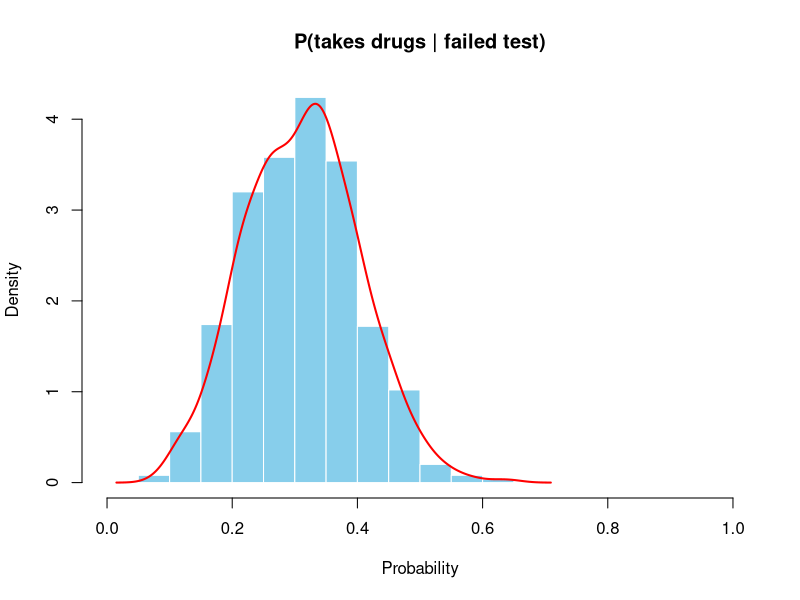
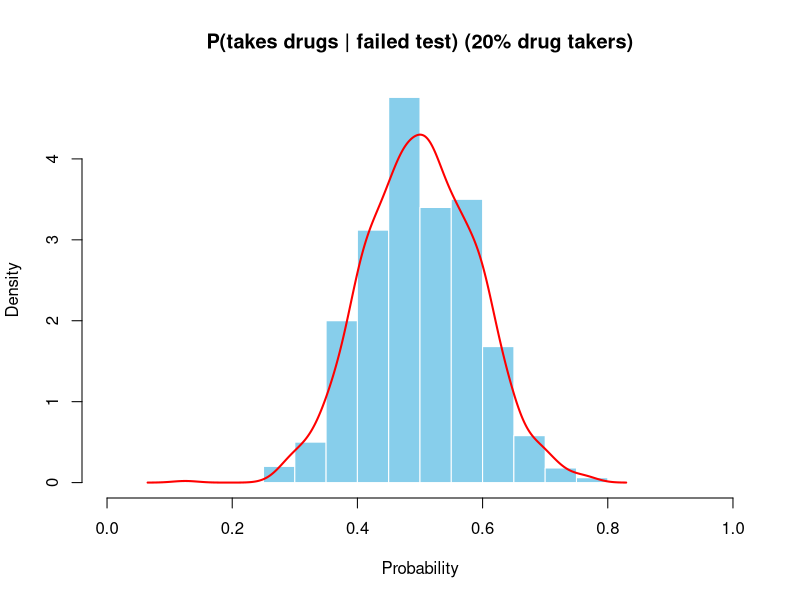
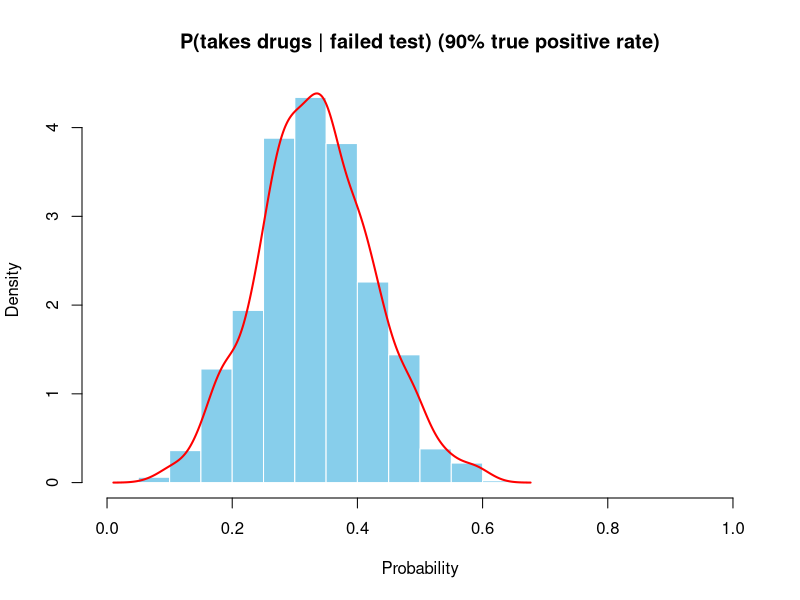
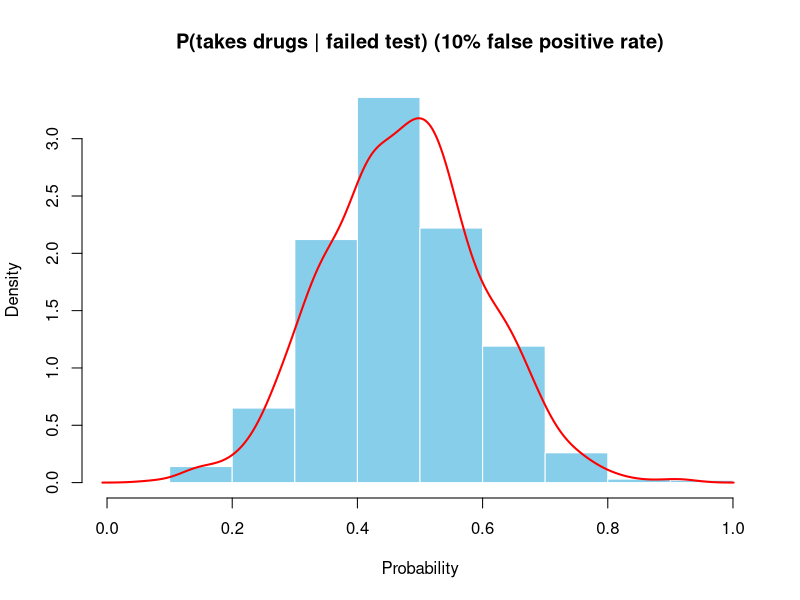
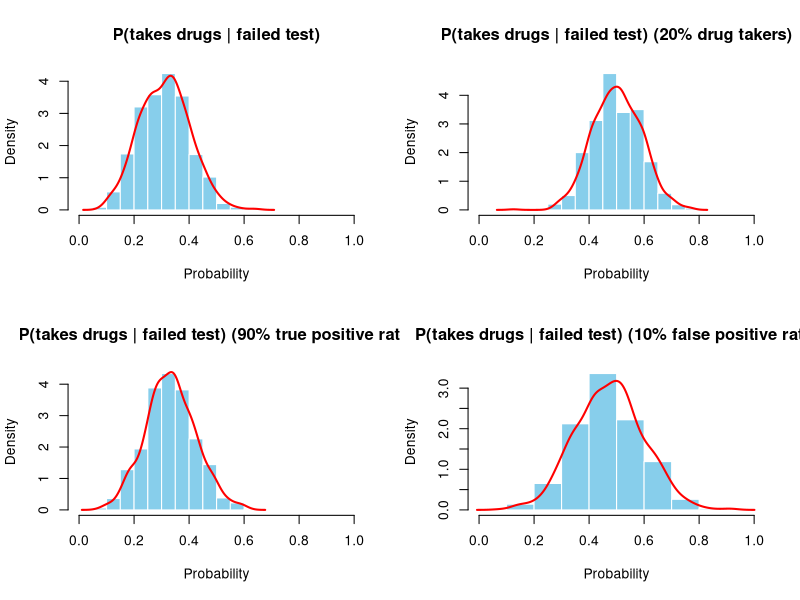
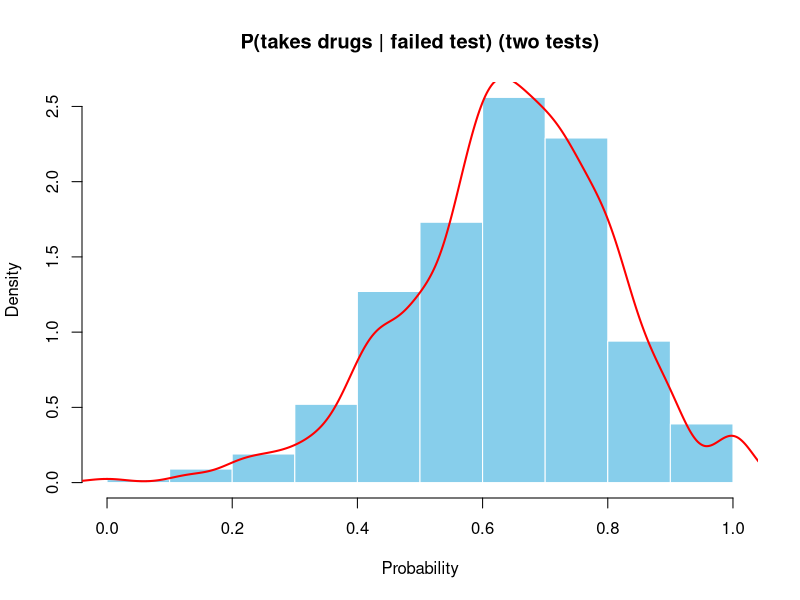

Recreate these plots in R, in order.
## ---- chunk 1
knitr::opts_chunk$set(
  dev = "png",
  dpi = 300,
  cache = TRUE,
  fig.path = "plots/R/"
)
## ---- chunk 2
simulation <- function(
    n = 100,
    p_drug = 0.1,
    p_true_pos = 0.8,
    p_false_pos = 0.2,
    two_tests = FALSE) {
  # population of athletes
  drug <- runif(n) < p_drug
  # test results
  test <- runif(n)

  # simulate drug test
  # if drug taker and correctly identified or clean and incorrectly identified
  if (two_tests) {
    second_test <- runif(n)
    result <- (drug & test <= p_true_pos & second_test <= p_true_pos) |
      (!drug & test <= p_false_pos & second_test <= p_false_pos)
  } else {
    result <- (drug & test <= p_true_pos) | (!drug & test <= p_false_pos)
  }

  # calculate conditional probability of drug taking given failed test
  p_drug_fail <- sum(drug & result) / sum(result)

  return(p_drug_fail)
}

simulation()

plot_density <- function(simulations, main = "P(takes drugs | failed test)") {
  hist(simulations,
    main = main,
    freq = FALSE,
    xlab = "Probability",
    col = "skyblue",
    border = "white",
    xlim = c(0, 1)
  )
  lines(density(simulations),
    lwd = 2,
    col = "red"
  )
}
## ---- chunk 3
# repeat simulation 1000 times
simulations <- replicate(1000, simulation())

# plot histogram of simulated probabilities
plot_density(simulations)
## ---- chunk 4
# probability of drug taking in the population of athletes increased to 20%
p_drug_simulations <- replicate(1000, simulation(p_drug = 0.2))

# plot histogram of simulated probabilities
plot_density(p_drug_simulations,
  main = "P(takes drugs | failed test) (20% drug takers)"
)
## ---- chunk 5
# proportion of drug takers correctly identified by the test increased to 90%
p_true_pos_simulations <- replicate(1000, simulation(p_true_pos = 0.9))

# plot histogram of simulated probabilities
plot_density(p_true_pos_simulations,
  main = "P(takes drugs | failed test) (90% true positive rate)"
)
## ---- chunk 6
# false positive rate increased to 10%
p_false_pos_simulations <- replicate(1000, simulation(p_false_pos = 0.1))

# plot histogram of simulated probabilities
plot_density(p_false_pos_simulations,
  main = "P(takes drugs | failed test) (10% false positive rate)"
)
## ---- chunk 7
# compare the simulations
par(mfrow = c(2, 2))
plot_density(simulations, main = "P(takes drugs | failed test)")
plot_density(p_drug_simulations,
  main = "P(takes drugs | failed test) (20% drug takers)"
)
plot_density(p_true_pos_simulations,
  main = "P(takes drugs | failed test) (90% true positive rate)"
)
plot_density(p_false_pos_simulations,
  main = "P(takes drugs | failed test) (10% false positive rate)"
)
## ---- chunk 8
# repeat simulation 1000 times
simulations_two_tests <- replicate(1000, simulation(two_tests = TRUE))

# plot histogram of simulated probabilities
par(mfrow = c(1, 1))
plot_density(simulations_two_tests,
  main = "P(takes drugs | failed test) (two tests)"
)
## ---- chunk 9
# Bayes' Theorem
# P(takes drugs | failed test) = P(takes drugs and failed test) / P(failed test)

p_drug <- 0.1
p_true_pos <- 0.8
p_false_pos <- 0.2

print(paste(
  "P(takes drugs | failed test): ",
  p_drug * p_true_pos / (p_drug * p_true_pos + (1 - p_drug) * p_false_pos)
))
